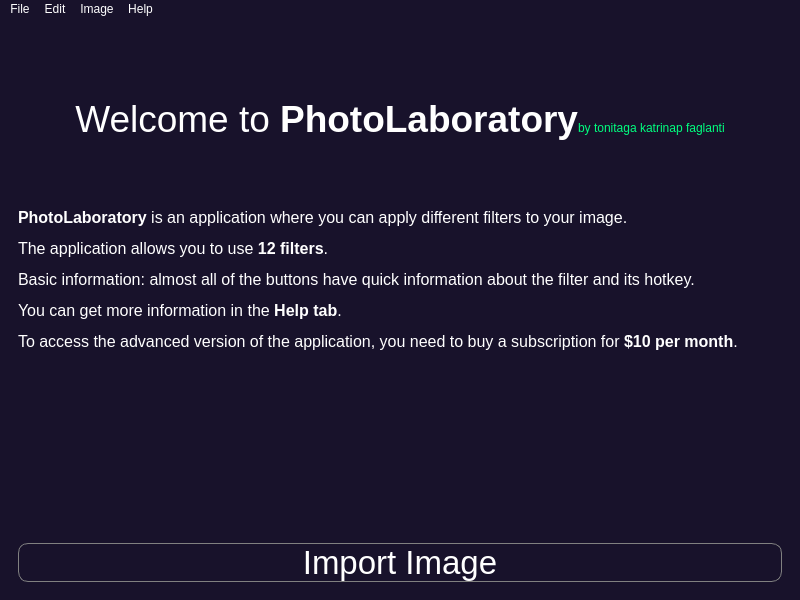
<?xml version="1.0" encoding="UTF-8"?>
<ui version="4.0">
 <class>PhotoLaboratoryView</class>
 <widget class="QMainWindow" name="PhotoLaboratoryView">
  <property name="geometry">
   <rect>
    <x>0</x>
    <y>0</y>
    <width>800</width>
    <height>600</height>
   </rect>
  </property>
  <property name="minimumSize">
   <size>
    <width>800</width>
    <height>600</height>
   </size>
  </property>
  <property name="font">
   <font>
    <pointsize>13</pointsize>
   </font>
  </property>
  <property name="windowTitle">
   <string>PhotoLaboratoryView</string>
  </property>
  <property name="windowIcon">
   <iconset resource="icon.qrc">
    <normaloff>:/PhotoLaboratoryIcon.ico</normaloff>:/PhotoLaboratoryIcon.ico</iconset>
  </property>
  <property name="styleSheet">
   <string notr="true">QMainWindow {
	background-color: #18122B;
}

QSpinBox {
	background-color:#18122B;
	color: white;
	border: 1px solid gray
}

QSlider::groove:horizontal {
    border: 1px solid gray;
    height: 10px;
    background: qlineargradient(x1:0, y1:0, x2:1, y2:1, stop:0 #18122B, stop:1 #393053);
    margin: 2px 0;
}

QSlider::handle:horizontal {
    background: qlineargradient(x1:0, y1:0, x2:0, y2:1, stop:0 #393053, stop:1  #18122B);
    border: 1px solid #5c5c5c;
    width: 18px;
    margin: -2px 0;
    border-radius: 3px;
}

QMenuBar {
	background-color: #18122B;
	color: white;
}

QMenuBar::item::selected {
	background-color: #393053;
	color: white;
}

QMenu {
	background-color: #18122B;
	color: white;	
}

QMenu::item {
	background-color:  #18122B;
	color: white;
}

QMenu::item::selected {
	background-color: #393053;
	color: white;
}

QToolTip {
	color: white;
	background-color: #393053;
	border: 0px;
}</string>
  </property>
  <widget class="QWidget" name="centralwidget">
   <layout class="QGridLayout" name="gridLayout">
    <item row="0" column="0">
     <widget class="QStackedWidget" name="stackedWidget">
      <property name="styleSheet">
       <string notr="true"/>
      </property>
      <property name="currentIndex">
       <number>0</number>
      </property>
      <widget class="QWidget" name="pageEnter">
       <layout class="QGridLayout" name="gridLayout_3">
        <item row="0" column="0">
         <layout class="QGridLayout" name="gridLayout_2" rowstretch="0,0,0,0,0">
          <item row="4" column="0">
           <widget class="QPushButton" name="pushButtonImport">
            <property name="font">
             <font>
              <pointsize>25</pointsize>
             </font>
            </property>
            <property name="styleSheet">
             <string notr="true">QPushButton {
	background-color: #18122B;
	color: white;
	border: 1px solid gray;
	border-radius: 10px;
}

QPushButton::hover {
	background-color: #393053;
}</string>
            </property>
            <property name="text">
             <string>Import Image</string>
            </property>
           </widget>
          </item>
          <item row="0" column="0">
           <widget class="QLabel" name="labelWelcome">
            <property name="styleSheet">
             <string notr="true">color: white;</string>
            </property>
            <property name="text">
             <string>&lt;html&gt;&lt;head/&gt;&lt;body&gt;&lt;p&gt;&lt;span style=&quot; font-size:28pt;&quot;&gt;Welcome to &lt;/span&gt;&lt;span style=&quot; font-size:28pt; font-weight:700;&quot;&gt;PhotoLaboratory&lt;/span&gt;&lt;span style=&quot; color:#00ff7f;&quot;&gt;by tonitaga katrinap faglanti&lt;/span&gt;&lt;/p&gt;&lt;/body&gt;&lt;/html&gt;</string>
            </property>
            <property name="alignment">
             <set>Qt::AlignCenter</set>
            </property>
           </widget>
          </item>
          <item row="2" column="0" rowspan="2">
           <widget class="QLabel" name="labelInfo">
            <property name="font">
             <font>
              <pointsize>17</pointsize>
             </font>
            </property>
            <property name="styleSheet">
             <string notr="true">color: white</string>
            </property>
            <property name="text">
             <string>&lt;html&gt;&lt;head/&gt;&lt;body&gt;&lt;p align=&quot;justify&quot;&gt;&lt;span style=&quot; font-size:12pt; font-weight:700;&quot;&gt;PhotoLaboratory&lt;/span&gt;&lt;span style=&quot; font-size:12pt;&quot;&gt; is an application where you can apply different filters to your image.&lt;/span&gt;&lt;/p&gt;&lt;p align=&quot;justify&quot;&gt;&lt;span style=&quot; font-size:12pt;&quot;&gt;The application allows you to use &lt;/span&gt;&lt;span style=&quot; font-size:12pt; font-weight:700;&quot;&gt;12 filters&lt;/span&gt;&lt;span style=&quot; font-size:12pt;&quot;&gt;.&lt;/span&gt;&lt;/p&gt;&lt;p align=&quot;justify&quot;&gt;&lt;span style=&quot; font-size:12pt;&quot;&gt;Basic information: almost all of the buttons have quick information about the filter and its hotkey.&lt;/span&gt;&lt;/p&gt;&lt;p align=&quot;justify&quot;&gt;&lt;span style=&quot; font-size:12pt;&quot;&gt;You can get more information in the &lt;/span&gt;&lt;span style=&quot; font-size:12pt; font-weight:700;&quot;&gt;Help tab&lt;/span&gt;&lt;span style=&quot; font-size:12pt;&quot;&gt;.&lt;/span&gt;&lt;/p&gt;&lt;p align=&quot;justify&quot;&gt;&lt;span style=&quot; font-size:12pt;&quot;&gt;To access the advanced version of the application, you need to buy a subscription for &lt;/span&gt;&lt;span style=&quot; font-size:12pt; font-weight:700;&quot;&gt;$10 per month&lt;/span&gt;&lt;span style=&quot; font-size:12pt;&quot;&gt;.&lt;/span&gt;&lt;/p&gt;&lt;/body&gt;&lt;/html&gt;</string>
            </property>
            <property name="alignment">
             <set>Qt::AlignHCenter|Qt::AlignTop</set>
            </property>
           </widget>
          </item>
         </layout>
        </item>
       </layout>
      </widget>
      <widget class="QWidget" name="pageEdit">
       <property name="styleSheet">
        <string notr="true"/>
       </property>
       <layout class="QGridLayout" name="gridLayout_8" rowstretch="1,0,0">
        <item row="0" column="0">
         <layout class="QHBoxLayout" name="horizontalLayoutImagePreview" stretch="1,1">
          <item>
           <widget class="QLabel" name="labelStartImage">
            <property name="styleSheet">
             <string notr="true">QLabel {
	background-color:  #18122B;
	border: 1px solid gray;
}</string>
            </property>
            <property name="text">
             <string/>
            </property>
           </widget>
          </item>
          <item>
           <widget class="QLabel" name="labelFilteredImage">
            <property name="styleSheet">
             <string notr="true">QLabel {
	background-color:  #18122B;
	border: 1px solid gray;
}</string>
            </property>
            <property name="text">
             <string/>
            </property>
           </widget>
          </item>
         </layout>
        </item>
        <item row="1" column="0">
         <layout class="QGridLayout" name="gridLayout_4" columnstretch="1,1,1,1">
          <item row="0" column="0">
           <layout class="QVBoxLayout" name="verticalLayoutNonConvolution">
            <item>
             <widget class="QPushButton" name="pushButtonGrayScaleFilter">
              <property name="styleSheet">
               <string notr="true">QPushButton {
	background-color: #18122B;;
	color: white;
	border: 1px solid gray;
	border-radius: 6px;
}

QPushButton::hover {
	background-color: #393053;;
}

QToolTip {
	background-color:#393053;
}</string>
              </property>
              <property name="text">
               <string>GrayScale</string>
              </property>
             </widget>
            </item>
            <item>
             <widget class="QPushButton" name="pushButtonNegativeFilter">
              <property name="styleSheet">
               <string notr="true">QPushButton {
	background-color: #18122B;
	color: white;
	border: 1px solid gray;
	border-radius: 6px;
}

QPushButton::hover {
	background-color: #393053;
}

QToolTip {
	background-color: rgb(83, 83, 83);
	color: white;
}</string>
              </property>
              <property name="text">
               <string>Negative</string>
              </property>
             </widget>
            </item>
            <item>
             <widget class="QPushButton" name="pushButtonToningFilter">
              <property name="styleSheet">
               <string notr="true">QPushButton {
	background-color: #18122B;
	color: white;
	border: 1px solid gray;
	border-radius: 6px;
}

QPushButton::hover {
	background-color: #393053;
}

QToolTip {
	background-color: rgb(83, 83, 83);
	color: white;
}</string>
              </property>
              <property name="text">
               <string>Toning</string>
              </property>
             </widget>
            </item>
           </layout>
          </item>
          <item row="0" column="1">
           <layout class="QVBoxLayout" name="verticalLayoutConvolution1">
            <item>
             <widget class="QPushButton" name="pushButtonEmbossFilter">
              <property name="styleSheet">
               <string notr="true">QPushButton {
	background-color: #18122B;
	color: white;
	border: 1px solid gray;
	border-radius: 6px;
}

QPushButton::hover {
	background-color: #393053;
}</string>
              </property>
              <property name="text">
               <string>Emboss</string>
              </property>
             </widget>
            </item>
            <item>
             <widget class="QPushButton" name="pushButtonSharpenFilter">
              <property name="styleSheet">
               <string notr="true">QPushButton {
	background-color: #18122B;
	color: white;
	border: 1px solid gray;
	border-radius: 6px;
}

QPushButton::hover {
	background-color: #393053;
}</string>
              </property>
              <property name="text">
               <string>Sharpen</string>
              </property>
             </widget>
            </item>
            <item>
             <widget class="QPushButton" name="pushButtonBoxBlurFilter">
              <property name="styleSheet">
               <string notr="true">QPushButton {
	background-color: #18122B;
	color: white;
	border: 1px solid gray;
	border-radius: 6px;
}

QPushButton::hover {
	background-color: #393053;
}</string>
              </property>
              <property name="text">
               <string>BoxBlur</string>
              </property>
             </widget>
            </item>
           </layout>
          </item>
          <item row="0" column="2">
           <layout class="QVBoxLayout" name="verticalLayoutConvolution2">
            <item>
             <widget class="QPushButton" name="pushButtonGaussianBlurFilter">
              <property name="styleSheet">
               <string notr="true">QPushButton {
	background-color: #18122B;
	color: white;
	border: 1px solid gray;
	border-radius: 6px;
}

QPushButton::hover {
	background-color: #393053;
}</string>
              </property>
              <property name="text">
               <string>GaussianBlur</string>
              </property>
             </widget>
            </item>
            <item>
             <widget class="QPushButton" name="pushButtonLaplacianFilter">
              <property name="styleSheet">
               <string notr="true">QPushButton {
	background-color:#18122B;
	color: white;
	border: 1px solid gray;
	border-radius: 6px;
}

QPushButton::hover {
	background-color:#393053;
}</string>
              </property>
              <property name="text">
               <string>Laplacian</string>
              </property>
             </widget>
            </item>
            <item>
             <widget class="QPushButton" name="pushButtonPrewittFilter">
              <property name="styleSheet">
               <string notr="true">QPushButton {
	background-color: #18122B;
	color: white;
	border: 1px solid gray;
	border-radius: 6px;
}

QPushButton::hover {
	background-color: #393053;
}</string>
              </property>
              <property name="text">
               <string>Prewitt</string>
              </property>
             </widget>
            </item>
           </layout>
          </item>
          <item row="0" column="3">
           <layout class="QVBoxLayout" name="verticalLayoutSettings">
            <item>
             <widget class="QPushButton" name="pushButtonAcceptFilters">
              <property name="styleSheet">
               <string notr="true">QPushButton {
	background-color:  #18122B;
	color: white;
	border: 1px solid rgb(0, 255, 127);
	border-radius: 6px;
}

QPushButton::hover {
	background-color: #393053;
}</string>
              </property>
              <property name="text">
               <string>Accept</string>
              </property>
             </widget>
            </item>
            <item>
             <widget class="QPushButton" name="pushButtonPeekStartImage">
              <property name="styleSheet">
               <string notr="true">QPushButton {
	background-color:  #18122B;
	color: white;
	border: 1px solid rgb(0, 255, 127);
	border-radius: 6px;
}

QPushButton::hover {
	background-color: #393053;
}</string>
              </property>
              <property name="text">
               <string>Peek Start</string>
              </property>
             </widget>
            </item>
            <item>
             <widget class="QPushButton" name="pushButtonResetFilters">
              <property name="styleSheet">
               <string notr="true">QPushButton {
	background-color:  #18122B;
	color: white;
	border: 1px solid rgb(0, 255, 127);
	border-radius: 6px;
}

QPushButton::hover {
	background-color: #393053;
}</string>
              </property>
              <property name="text">
               <string>Reset</string>
              </property>
             </widget>
            </item>
           </layout>
          </item>
         </layout>
        </item>
        <item row="2" column="0">
         <layout class="QGridLayout" name="gridLayout_7" columnstretch="1,1,1,1" columnminimumwidth="0,0,0,0">
          <item row="0" column="0">
           <layout class="QGridLayout" name="gridLayout_5">
            <item row="0" column="0">
             <widget class="QSlider" name="horizontalSliderContrastFilter">
              <property name="styleSheet">
               <string notr="true"/>
              </property>
              <property name="minimum">
               <number>0</number>
              </property>
              <property name="maximum">
               <number>100</number>
              </property>
              <property name="orientation">
               <enum>Qt::Horizontal</enum>
              </property>
             </widget>
            </item>
            <item row="0" column="1">
             <widget class="QSpinBox" name="spinBoxConstrast">
              <property name="styleSheet">
               <string notr="true"/>
              </property>
              <property name="readOnly">
               <bool>false</bool>
              </property>
              <property name="buttonSymbols">
               <enum>QAbstractSpinBox::NoButtons</enum>
              </property>
              <property name="maximum">
               <number>100</number>
              </property>
             </widget>
            </item>
            <item row="1" column="0">
             <widget class="QSlider" name="horizontalScrollBarHue">
              <property name="styleSheet">
               <string notr="true"/>
              </property>
              <property name="maximum">
               <number>359</number>
              </property>
              <property name="orientation">
               <enum>Qt::Horizontal</enum>
              </property>
             </widget>
            </item>
            <item row="1" column="1">
             <widget class="QSpinBox" name="spinBoxHue">
              <property name="readOnly">
               <bool>false</bool>
              </property>
              <property name="buttonSymbols">
               <enum>QAbstractSpinBox::NoButtons</enum>
              </property>
              <property name="maximum">
               <number>359</number>
              </property>
             </widget>
            </item>
           </layout>
          </item>
          <item row="0" column="1">
           <layout class="QGridLayout" name="gridLayout_6">
            <item row="0" column="0">
             <widget class="QSlider" name="horizontalSliderBrightnessFilter">
              <property name="styleSheet">
               <string notr="true"/>
              </property>
              <property name="minimum">
               <number>-100</number>
              </property>
              <property name="maximum">
               <number>100</number>
              </property>
              <property name="orientation">
               <enum>Qt::Horizontal</enum>
              </property>
             </widget>
            </item>
            <item row="0" column="1">
             <widget class="QSpinBox" name="spinBoxBrightness">
              <property name="readOnly">
               <bool>false</bool>
              </property>
              <property name="buttonSymbols">
               <enum>QAbstractSpinBox::NoButtons</enum>
              </property>
              <property name="minimum">
               <number>-100</number>
              </property>
              <property name="maximum">
               <number>100</number>
              </property>
             </widget>
            </item>
            <item row="1" column="0">
             <widget class="QSlider" name="horizontalScrollBarSaturation">
              <property name="styleSheet">
               <string notr="true"/>
              </property>
              <property name="maximum">
               <number>255</number>
              </property>
              <property name="value">
               <number>255</number>
              </property>
              <property name="orientation">
               <enum>Qt::Horizontal</enum>
              </property>
             </widget>
            </item>
            <item row="1" column="1">
             <widget class="QSpinBox" name="spinBoxSaturation">
              <property name="readOnly">
               <bool>false</bool>
              </property>
              <property name="buttonSymbols">
               <enum>QAbstractSpinBox::NoButtons</enum>
              </property>
              <property name="maximum">
               <number>255</number>
              </property>
              <property name="value">
               <number>255</number>
              </property>
             </widget>
            </item>
           </layout>
          </item>
          <item row="0" column="2">
           <layout class="QVBoxLayout" name="verticalLayout">
            <item>
             <layout class="QHBoxLayout" name="horizontalLayout">
              <item>
               <widget class="QRadioButton" name="radioButtonHSL">
                <property name="styleSheet">
                 <string notr="true">QRadioButton {
    color: white;
}

QRadioButton::indicator {
    width: 10px;
    height: 10px;
    border-radius: 7px;
}

QRadioButton::indicator:checked {
    background-color: rgb(0, 255, 127);
    border: 1px solid gray;
}

QRadioButton::indicator:unchecked {
    border: 1px solid gray;
}
</string>
                </property>
                <property name="text">
                 <string>HSL</string>
                </property>
                <property name="checked">
                 <bool>true</bool>
                </property>
               </widget>
              </item>
              <item>
               <widget class="QRadioButton" name="radioButtonHSV">
                <property name="styleSheet">
                 <string notr="true">QRadioButton {
    color: white;
}

QRadioButton::indicator {
    width: 10px;
    height: 10px;
    border-radius: 7px;
}

QRadioButton::indicator:checked {
    background-color: rgb(0, 255, 127);
    border: 1px solid gray;
}

QRadioButton::indicator:unchecked {
    border: 1px solid gray;
}</string>
                </property>
                <property name="text">
                 <string>HSV</string>
                </property>
                <property name="checked">
                 <bool>false</bool>
                </property>
               </widget>
              </item>
             </layout>
            </item>
            <item>
             <layout class="QHBoxLayout" name="horizontalLayout_6">
              <item>
               <widget class="QSlider" name="horizontalScrollBarValueLightness">
                <property name="styleSheet">
                 <string notr="true">QSlider::groove:horizontal {
    border: 1px solid gray;
    height: 10px;
    background: qlineargradient(x1:0, y1:0, x2:1, y2:1, stop:0 #18122B, stop:1 #393053);
    margin: 2px 0;
}

QSlider::handle:horizontal {
    background: qlineargradient(x1:0, y1:0, x2:0, y2:1, stop:0 #393053, stop:1  #18122B);
    border: 1px solid #5c5c5c;
    width: 18px;
    margin: -2px 0;
    border-radius: 3px;
}</string>
                </property>
                <property name="maximum">
                 <number>255</number>
                </property>
                <property name="value">
                 <number>130</number>
                </property>
                <property name="orientation">
                 <enum>Qt::Horizontal</enum>
                </property>
               </widget>
              </item>
              <item>
               <widget class="QSpinBox" name="spinBoxValueLightness">
                <property name="readOnly">
                 <bool>false</bool>
                </property>
                <property name="buttonSymbols">
                 <enum>QAbstractSpinBox::NoButtons</enum>
                </property>
                <property name="maximum">
                 <number>255</number>
                </property>
                <property name="value">
                 <number>130</number>
                </property>
               </widget>
              </item>
             </layout>
            </item>
           </layout>
          </item>
          <item row="0" column="3">
           <layout class="QVBoxLayout" name="verticalLayout_2">
            <item>
             <widget class="QLabel" name="labelHSLVcolor">
              <property name="autoFillBackground">
               <bool>true</bool>
              </property>
              <property name="styleSheet">
               <string notr="true"/>
              </property>
              <property name="text">
               <string/>
              </property>
             </widget>
            </item>
            <item>
             <widget class="QPushButton" name="pushButtonConvertHSLV">
              <property name="styleSheet">
               <string notr="true">QPushButton {
	background-color: #18122B;
	color: white;
	border: 1px solid rgb(0, 255, 127);
	border-radius: 6px;
}

QPushButton::hover {
	background-color: #393053;
}</string>
              </property>
              <property name="text">
               <string>Convert</string>
              </property>
             </widget>
            </item>
           </layout>
          </item>
         </layout>
        </item>
       </layout>
      </widget>
     </widget>
    </item>
   </layout>
  </widget>
  <widget class="QMenuBar" name="menubar">
   <property name="geometry">
    <rect>
     <x>0</x>
     <y>0</y>
     <width>800</width>
     <height>25</height>
    </rect>
   </property>
   <widget class="QMenu" name="menuFile">
    <property name="title">
     <string>File</string>
    </property>
    <addaction name="actionImport"/>
    <addaction name="actionExport"/>
   </widget>
   <widget class="QMenu" name="menuEdit">
    <property name="title">
     <string>Edit</string>
    </property>
    <widget class="QMenu" name="menuFilters">
     <property name="title">
      <string>Filters</string>
     </property>
     <addaction name="actionGrayScale"/>
     <addaction name="actionNegative"/>
     <addaction name="actionToning"/>
     <addaction name="separator"/>
     <addaction name="actionEmboss"/>
     <addaction name="actionSharpen"/>
     <addaction name="actionBoxBlur"/>
     <addaction name="actionGaussian"/>
     <addaction name="actionLaplacian"/>
     <addaction name="actionPrewitt"/>
     <addaction name="actionCustom_Kernel"/>
    </widget>
    <widget class="QMenu" name="menuTrancparency">
     <property name="title">
      <string>Transparency</string>
     </property>
     <addaction name="action100"/>
     <addaction name="action95"/>
     <addaction name="action90"/>
     <addaction name="action80"/>
    </widget>
    <addaction name="menuFilters"/>
    <addaction name="menuTrancparency"/>
   </widget>
   <widget class="QMenu" name="menuImage">
    <property name="title">
     <string>Image</string>
    </property>
    <widget class="QMenu" name="menuSize">
     <property name="title">
      <string>Size</string>
     </property>
     <addaction name="actionReal"/>
     <addaction name="actionScaled"/>
     <addaction name="actionStretched"/>
    </widget>
    <addaction name="menuSize"/>
   </widget>
   <widget class="QMenu" name="menuAbout">
    <property name="title">
     <string>Help</string>
    </property>
    <addaction name="actionMain"/>
    <addaction name="actionEdit"/>
    <addaction name="actionAbout"/>
   </widget>
   <addaction name="menuFile"/>
   <addaction name="menuEdit"/>
   <addaction name="menuImage"/>
   <addaction name="menuAbout"/>
  </widget>
  <action name="actionImport">
   <property name="text">
    <string>Import</string>
   </property>
  </action>
  <action name="actionExport">
   <property name="text">
    <string>Export</string>
   </property>
  </action>
  <action name="actionGrayScale">
   <property name="text">
    <string>GrayScale</string>
   </property>
  </action>
  <action name="actionNegative">
   <property name="text">
    <string>Negative</string>
   </property>
  </action>
  <action name="actionToning">
   <property name="text">
    <string>Toning</string>
   </property>
  </action>
  <action name="actionEmboss">
   <property name="text">
    <string>Emboss</string>
   </property>
  </action>
  <action name="actionSharpen">
   <property name="text">
    <string>Sharpen</string>
   </property>
  </action>
  <action name="actionGaussian">
   <property name="text">
    <string>Gaussian</string>
   </property>
  </action>
  <action name="actionLaplacian">
   <property name="text">
    <string>Laplacian</string>
   </property>
  </action>
  <action name="actionPrewitt">
   <property name="text">
    <string>Prewitt</string>
   </property>
  </action>
  <action name="actionReal">
   <property name="text">
    <string>Real</string>
   </property>
  </action>
  <action name="actionScaled">
   <property name="text">
    <string>Scaled</string>
   </property>
  </action>
  <action name="actionAbout_Program">
   <property name="text">
    <string>About the program</string>
   </property>
  </action>
  <action name="actionMain">
   <property name="text">
    <string>Main page</string>
   </property>
  </action>
  <action name="action100">
   <property name="text">
    <string>100%</string>
   </property>
  </action>
  <action name="action95">
   <property name="text">
    <string>95%</string>
   </property>
  </action>
  <action name="action90">
   <property name="text">
    <string>90%</string>
   </property>
  </action>
  <action name="action80">
   <property name="text">
    <string>80%</string>
   </property>
  </action>
  <action name="actionStretched">
   <property name="text">
    <string>Stretched</string>
   </property>
  </action>
  <action name="actionEdit">
   <property name="text">
    <string>Edit Page</string>
   </property>
  </action>
  <action name="actionAbout">
   <property name="text">
    <string>About PhotoLab</string>
   </property>
  </action>
  <action name="actionBoxBlur">
   <property name="text">
    <string>BoxBlur</string>
   </property>
  </action>
  <action name="actionCustom_Kernel">
   <property name="text">
    <string>Custom Kernel</string>
   </property>
  </action>
 </widget>
 <resources>
  <include location="icon.qrc"/>
 </resources>
 <connections/>
</ui>
